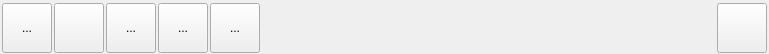
<?xml version="1.0" encoding="UTF-8"?>
<ui version="4.0">
 <class>ToolBar</class>
 <widget class="QWidget" name="ToolBar">
  <property name="geometry">
   <rect>
    <x>0</x>
    <y>0</y>
    <width>769</width>
    <height>54</height>
   </rect>
  </property>
  <property name="minimumSize">
   <size>
    <width>0</width>
    <height>54</height>
   </size>
  </property>
  <property name="maximumSize">
   <size>
    <width>16777215</width>
    <height>54</height>
   </size>
  </property>
  <property name="windowTitle">
   <string>Form</string>
  </property>
  <property name="styleSheet">
   <string notr="true"/>
  </property>
  <layout class="QHBoxLayout" name="horizontalLayout">
   <property name="spacing">
    <number>2</number>
   </property>
   <property name="leftMargin">
    <number>2</number>
   </property>
   <property name="topMargin">
    <number>2</number>
   </property>
   <property name="rightMargin">
    <number>2</number>
   </property>
   <property name="bottomMargin">
    <number>0</number>
   </property>
   <item>
    <widget class="QToolButton" name="buttonSelector">
     <property name="sizePolicy">
      <sizepolicy hsizetype="Fixed" vsizetype="Fixed">
       <horstretch>0</horstretch>
       <verstretch>0</verstretch>
      </sizepolicy>
     </property>
     <property name="minimumSize">
      <size>
       <width>50</width>
       <height>50</height>
      </size>
     </property>
     <property name="maximumSize">
      <size>
       <width>50</width>
       <height>50</height>
      </size>
     </property>
     <property name="baseSize">
      <size>
       <width>40</width>
       <height>40</height>
      </size>
     </property>
     <property name="statusTip">
      <string>Selector</string>
     </property>
     <property name="text">
      <string>...</string>
     </property>
     <property name="icon">
      <iconset resource="../../resources.qrc">
       <normaloff>:/images/resources/images/bt_tool_direct_selection.png</normaloff>:/images/resources/images/bt_tool_direct_selection.png</iconset>
     </property>
     <property name="iconSize">
      <size>
       <width>50</width>
       <height>50</height>
      </size>
     </property>
     <property name="checkable">
      <bool>true</bool>
     </property>
    </widget>
   </item>
   <item>
    <widget class="QToolButton" name="buttonPen">
     <property name="sizePolicy">
      <sizepolicy hsizetype="Fixed" vsizetype="Fixed">
       <horstretch>0</horstretch>
       <verstretch>0</verstretch>
      </sizepolicy>
     </property>
     <property name="minimumSize">
      <size>
       <width>50</width>
       <height>50</height>
      </size>
     </property>
     <property name="maximumSize">
      <size>
       <width>50</width>
       <height>50</height>
      </size>
     </property>
     <property name="baseSize">
      <size>
       <width>40</width>
       <height>40</height>
      </size>
     </property>
     <property name="toolTip">
      <string>Pen</string>
     </property>
     <property name="text">
      <string/>
     </property>
     <property name="icon">
      <iconset resource="../../resources.qrc">
       <normaloff>:/images/resources/images/bt_pen_tool.png</normaloff>:/images/resources/images/bt_pen_tool.png</iconset>
     </property>
     <property name="iconSize">
      <size>
       <width>50</width>
       <height>50</height>
      </size>
     </property>
    </widget>
   </item>
   <item>
    <widget class="QToolButton" name="buttonLasso">
     <property name="sizePolicy">
      <sizepolicy hsizetype="Fixed" vsizetype="Fixed">
       <horstretch>0</horstretch>
       <verstretch>0</verstretch>
      </sizepolicy>
     </property>
     <property name="minimumSize">
      <size>
       <width>50</width>
       <height>50</height>
      </size>
     </property>
     <property name="maximumSize">
      <size>
       <width>50</width>
       <height>50</height>
      </size>
     </property>
     <property name="text">
      <string>...</string>
     </property>
     <property name="icon">
      <iconset resource="../../resources.qrc">
       <normaloff>:/images/resources/images/bt_lasso_tool.png</normaloff>:/images/resources/images/bt_lasso_tool.png</iconset>
     </property>
     <property name="iconSize">
      <size>
       <width>50</width>
       <height>50</height>
      </size>
     </property>
     <property name="checkable">
      <bool>false</bool>
     </property>
    </widget>
   </item>
   <item>
    <widget class="QToolButton" name="buttonAddSquare">
     <property name="minimumSize">
      <size>
       <width>50</width>
       <height>50</height>
      </size>
     </property>
     <property name="maximumSize">
      <size>
       <width>50</width>
       <height>50</height>
      </size>
     </property>
     <property name="baseSize">
      <size>
       <width>40</width>
       <height>40</height>
      </size>
     </property>
     <property name="text">
      <string>...</string>
     </property>
     <property name="icon">
      <iconset resource="../../resources.qrc">
       <normaloff>:/images/resources/images/bt_add_rectangle_tool.png</normaloff>:/images/resources/images/bt_add_rectangle_tool.png</iconset>
     </property>
     <property name="iconSize">
      <size>
       <width>50</width>
       <height>50</height>
      </size>
     </property>
    </widget>
   </item>
   <item>
    <widget class="QToolButton" name="buttonAddEllipse">
     <property name="minimumSize">
      <size>
       <width>50</width>
       <height>50</height>
      </size>
     </property>
     <property name="maximumSize">
      <size>
       <width>50</width>
       <height>50</height>
      </size>
     </property>
     <property name="baseSize">
      <size>
       <width>40</width>
       <height>40</height>
      </size>
     </property>
     <property name="text">
      <string>...</string>
     </property>
     <property name="icon">
      <iconset resource="../../resources.qrc">
       <normaloff>:/images/resources/images/bt_add_circle_tool.png</normaloff>:/images/resources/images/bt_add_circle_tool.png</iconset>
     </property>
     <property name="iconSize">
      <size>
       <width>50</width>
       <height>50</height>
      </size>
     </property>
    </widget>
   </item>
   <item>
    <widget class="QWidget" name="widget" native="true"/>
   </item>
   <item>
    <layout class="QHBoxLayout" name="toolParamsLayout"/>
   </item>
   <item>
    <layout class="QHBoxLayout" name="horizontalLayout_2"/>
   </item>
   <item>
    <spacer name="horizontalSpacer">
     <property name="orientation">
      <enum>Qt::Horizontal</enum>
     </property>
     <property name="sizeHint" stdset="0">
      <size>
       <width>40</width>
       <height>20</height>
      </size>
     </property>
    </spacer>
   </item>
   <item>
    <widget class="QToolButton" name="buttonShowImage">
     <property name="minimumSize">
      <size>
       <width>50</width>
       <height>50</height>
      </size>
     </property>
     <property name="maximumSize">
      <size>
       <width>50</width>
       <height>50</height>
      </size>
     </property>
     <property name="baseSize">
      <size>
       <width>50</width>
       <height>50</height>
      </size>
     </property>
     <property name="text">
      <string/>
     </property>
     <property name="icon">
      <iconset resource="../../resources.qrc">
       <normaloff>:/images/resources/images/bt_show_image.png</normaloff>:/images/resources/images/bt_show_image.png</iconset>
     </property>
     <property name="iconSize">
      <size>
       <width>50</width>
       <height>50</height>
      </size>
     </property>
    </widget>
   </item>
  </layout>
 </widget>
 <resources>
  <include location="../../resources.qrc"/>
 </resources>
 <connections/>
</ui>
